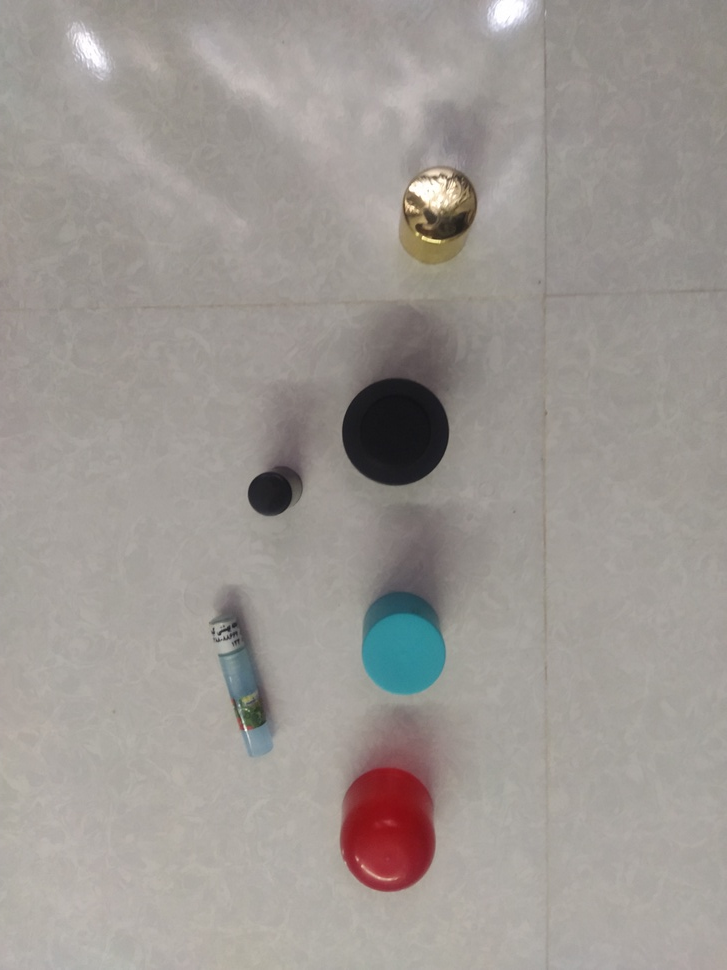
#> input picture ObjectPlacement/ObjectDetection/img samples/03.jpg, 727 x 970 px, shrunk from 3000 x 4000 before the run, given in place of video.avi, which was not available
$ python temp.py
#> lines starting #> are read from the running program, lines starting #| are printed output that depends on the picture; after the words box and inside, x2 and y2 are one past the last pixel; in counts of white or black regions, pixels touching at a corner belong together; pictures that were not available may be replaced by others from this repository, and a replacement may not be noted
from matplotlib import pyplot as plt
import time
import cv2 as cv
import numpy as np


def process(frame):
    blur = cv.GaussianBlur(frame, (11, 11), 0)
    blur = cv.cvtColor(blur, cv.COLOR_BGR2GRAY)
    # blur = cv.medianBlur(frame, 7)

    ret, threshold_frame = cv.threshold(
        blur, 0, 255, cv.ADAPTIVE_THRESH_GAUSSIAN_C + cv.THRESH_OTSU
    )

    """ threshold_frame = cv.adaptiveThreshold(
        blur, 255, cv.ADAPTIVE_THRESH_GAUSSIAN_C, cv.THRESH_BINARY, 61, 20
    ) """

    kernel = cv.getStructuringElement(cv.MORPH_CROSS, (3, 3))
    # threshold_frame = cv.dilate(threshold_frame, kernel, iterations=1)
    # out_frame = cv.erode(threshold_frame, kernel, iterations=1)

    out_frame = cv.morphologyEx(threshold_frame, cv.MORPH_GRADIENT, kernel)

    return out_frame


def detect_contour(frame):
    contours, hierarchy = cv.findContours(frame, cv.RETR_LIST, cv.CHAIN_APPROX_SIMPLE)
    return (contours, hierarchy)
    # return contours


def draw_rect_for_contours(frame, contours, hierarchy):
    try:
        hierarchy = hierarchy[0]
    except:
        hierarchy = []

    height, width = frame.shape[:2]
    min_x, min_y = width, height
    max_x = max_y = 0

    # computes the bounding box for the contour, and draws it on the frame,
    for contour, hier in zip(contours, hierarchy):
        (x, y, w, h) = cv.boundingRect(contour)
        min_x, max_x = min(x, min_x), max(x + w, max_x)
        min_y, max_y = min(y, min_y), max(y + h, max_y)
        if w > 120 and h > 120:
            cv.rectangle(frame, (x, y), (x + w, y + h), (255, 0, 0), 2)

    if max_x - min_x > 0 and max_y - min_y > 0:
        cv.rectangle(frame, (min_x, min_y), (max_x, max_y), (255, 0, 0), 2)

    return frame

    """ cv.drawContours(frame, contours, -1, (0, 255, 0), 3)
    # cv.drawContours(frame, conts, -1, (22, 22, 22), 2, cv.LINE_8, hierarchy, 0)

    return frame """


if __name__ == "__main__":
    address = (
        "/home/zakaria/Documents/Projects/AtworkTasks/dataset/video/color/video.avi"
    )
    # read frame
    cap = cv.VideoCapture(address)
    success, frame = cap.read()
#> frame is the input picture: shape (970, 727, 3); mean B, G, R 147.2, 151.7, 157.2

    while success:
        # Process frame
        processed_frame = process(frame)
#> in process, `blur = cv.cvtColor(blur, cv.COLOR_BGR2GRAY)`:
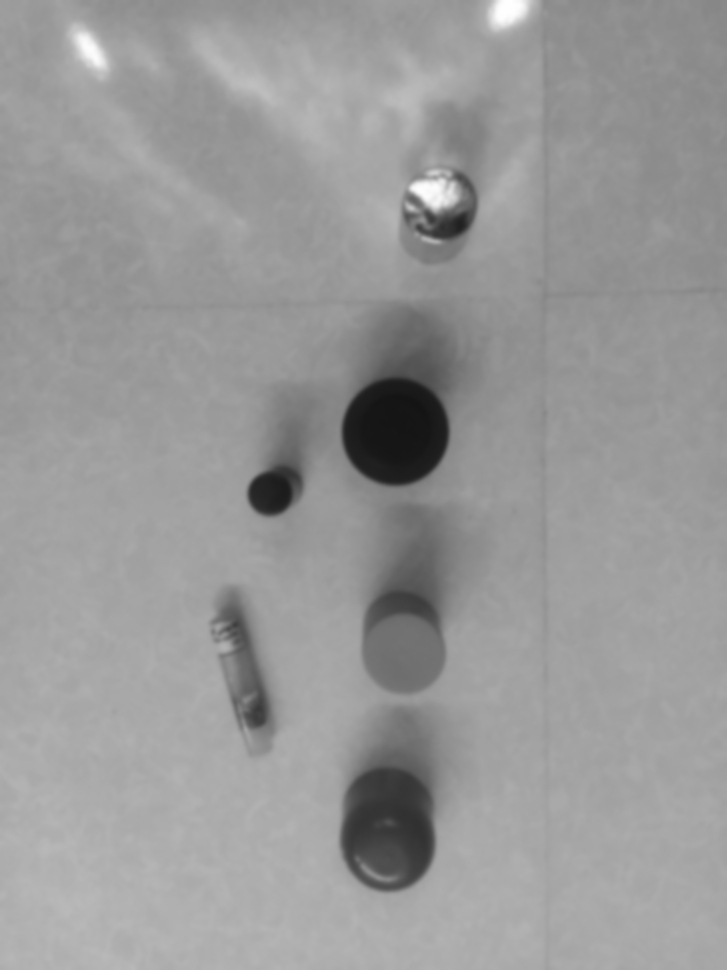
#> blur: shape (970, 727); min 20, max 254, mean 152.9
#> in process, `ret, threshold_frame = cv.threshold( blur, 0, 255, cv.ADAPTIVE_THRESH_..`:
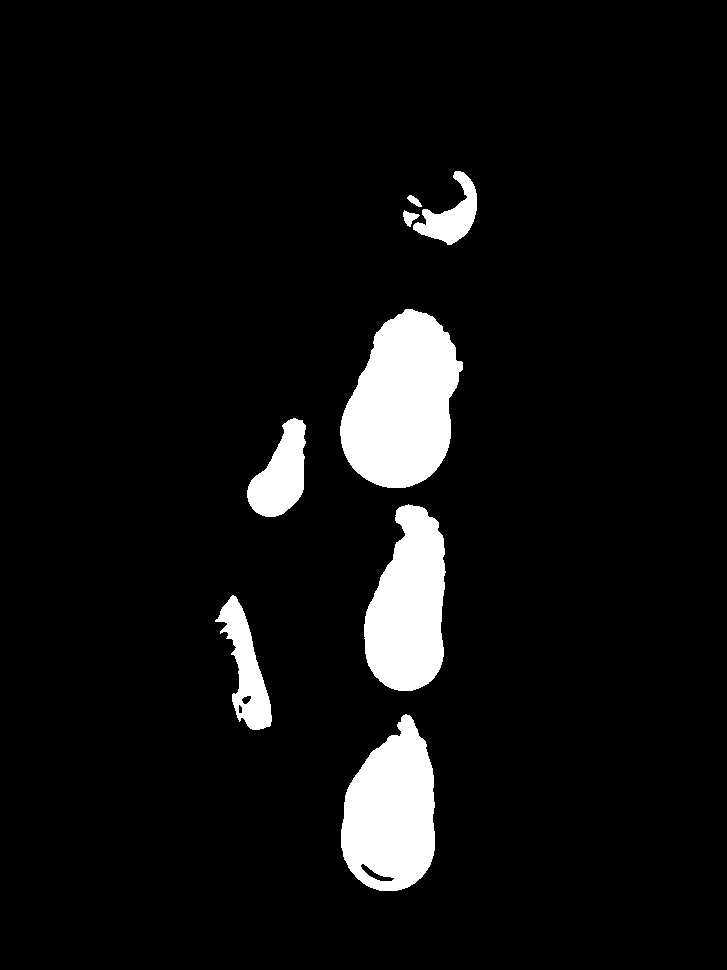
#> threshold_frame: shape (970, 727); 6.8% white; 8 white regions, largest, box (x1, y1, x2, y2) and area: (340, 309, 463, 488) 15509, (341, 714, 435, 891) 12021, (364, 504, 446, 691) 11133
#> in process, `ret, threshold_frame = cv.threshold( blur, 0, 255, cv.ADAPTIVE_THRESH_..`: ret = 118
#> in process, `out_frame = cv.morphologyEx(threshold_frame, cv.MORPH_GRADIENT, kernel)`:
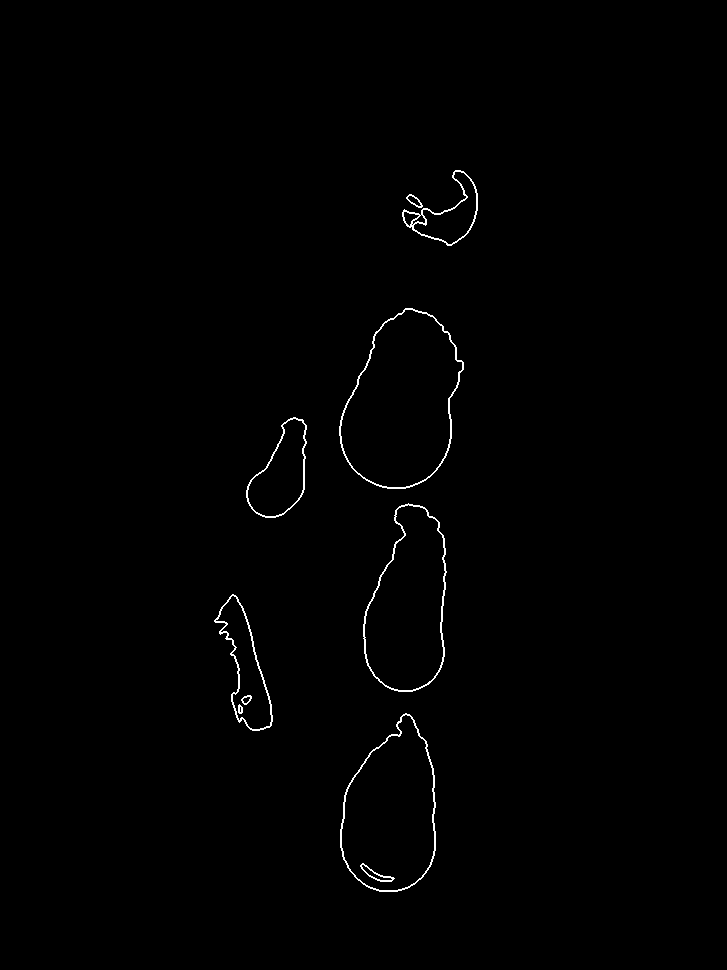
#> out_frame: shape (970, 727); 0.64% white in thin lines or dots, all inside (x1, y1, x2, y2) = (214, 170, 478, 892)

        # Display Processed frame
        cv.imshow("processed_frame", processed_frame)

        # detect contours
        contours, hierarchy = detect_contour(processed_frame)
#> in detect_contour, `contours, hierarchy = cv.findContours(frame, cv.RETR_LIST, cv.CHAIN_AP..`: contours = 23 contours, 2 with area under 20; largest, box (x1, y1, x2, y2) and area: (339, 308, 464, 489) 15730, (340, 309, 463, 488) 15288, (340, 713, 436, 892) 12392, (341, 714, 435, 891) 11976, (363, 503, 447, 692) 11350

        # detect objects
        # objects = detect(contours, frame)

        # draw rectangle around objects
        mask = draw_rect_for_contours(processed_frame, contours, hierarchy)
#> the loop in draw_rect_for_contours, `for contour, hier in zip(contours, hierarchy):` made 23 passes
#> (hier, x, y, w, h, min_x, max_x, min_y) on passes 1 to 12: ([1, -1, -1, -1], 361, 864, 32, 17, 361, 393, 864), ([2, 0, -1, -1], 360, 863, 35, 19, 360, 395, 863), ([3, 1, -1, -1], 341, 714, 94, 177, 341, 435, 714), ([4, 2, -1, -1], 340, 713, 96, 179, 340, 436, 713), ([5, 3, -1, -1], 239, 706, 3, 7, 239, 436, 706), ([6, 4, -1, -1], 238, 704, 5, 10, 238, 436, 704), ([7, 5, -1, -1], 242, 696, 9, 8, 238, 436, 696), ([8, 6, -1, -1], 241, 695, 11, 10, 238, 436, 695), ([9, 7, -1, -1], 215, 595, 57, 135, 215, 436, 595), ([10, 8, -1, -1], 214, 594, 59, 137, 214, 436, 594), ([11, 9, -1, -1], 364, 504, 82, 187, 214, 446, 504), ([12, 10, -1, -1], 363, 503, 84, 189, 214, 447, 503)
#> (contour, hier, x, y, w, h, min_x, max_x) on pass 17: ([[411, 224], [412, 223], [413, 224], [412, 225]], [17, 15, -1, -1], 411, 223, 3, 3, 214, 464)
#> after the loop in draw_rect_for_contours, `for contour, hier in zip(contours, hierarchy):`:
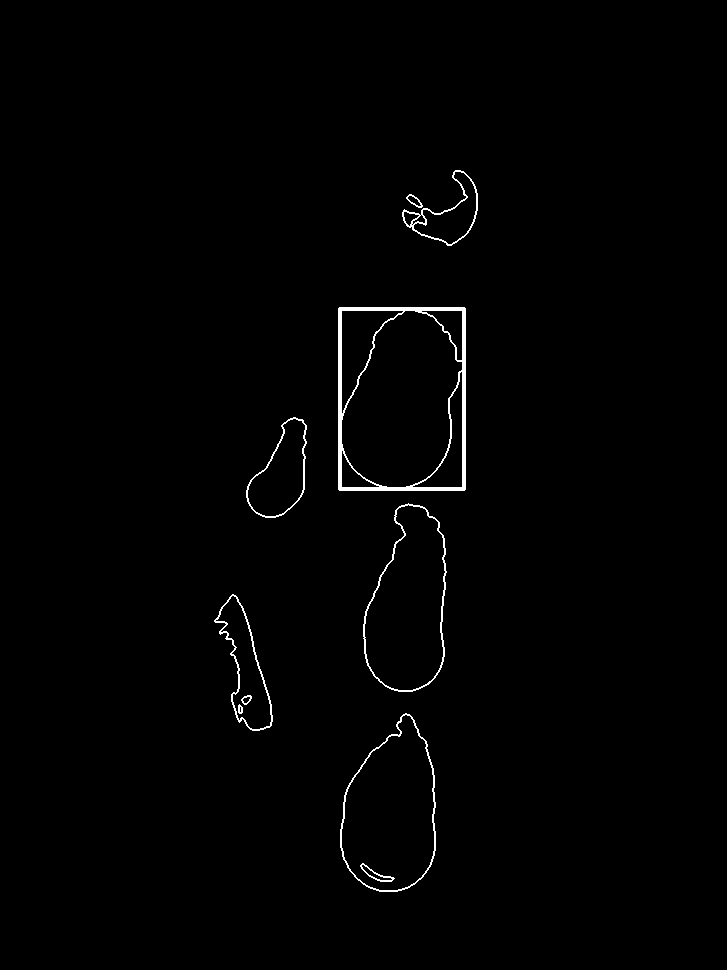
#> frame: shape (970, 727); 0.97% white; 10 white regions, largest, box (x1, y1, x2, y2) and area: (338, 307, 466, 491) 3165, (363, 503, 447, 692) 868, (340, 713, 436, 892) 828
#> in draw_rect_for_contours, `cv.rectangle(frame, (min_x, min_y), (max_x, max_y), (255, 0, 0), 2)`:
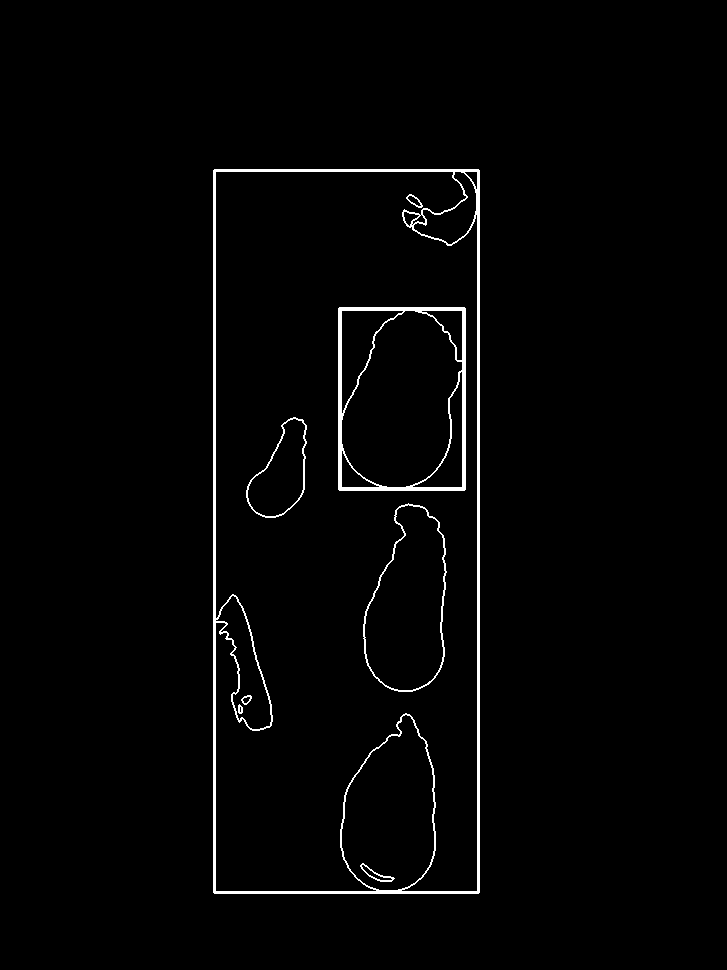
#> frame: shape (970, 727); 1.8% white; 8 white regions, largest, box (x1, y1, x2, y2) and area: (213, 169, 480, 894) 7885, (338, 307, 466, 491) 3165, (363, 503, 447, 692) 868
        cv.imshow("output_frame", processed_frame)

        success, frame = cap.read()
        key = cv.waitKey()
#> (key q is pressed here)
        if key == ord("q"):
            break
        if key == ord("p"):
            cv.waitKey(-1)


cv.destroyAllWindows()
